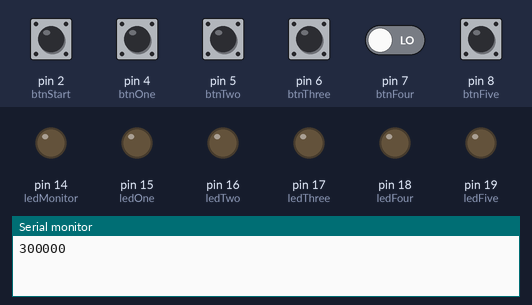
A sketch run on a simulated Arduino Uno, built with avr-gcc and run on an emulated ATmega328P. Shown: output pins drawn as LEDs (lit = HIGH), the last lines printed to the serial monitor. Dashed ring = blinking. The test bench sets the inputs (shaded band); at power-on: pin 2 (btnStart), pin 4 (btnOne), pin 5 (btnTwo), pin 6 (btnThree), pin 7 (btnFour), pin 8 (btnFive) LOW.

Above: at 1.5 s.
1.6 s: pin 2 (btnStart) pulled HIGH for 0.15 s
At 2.1 s:
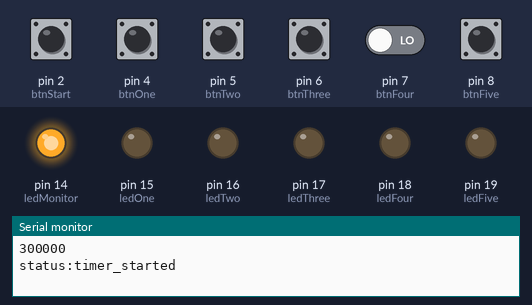
3.2 s: pin 5 (btnTwo) pulled HIGH for 0.15 s
At 4.4 s:
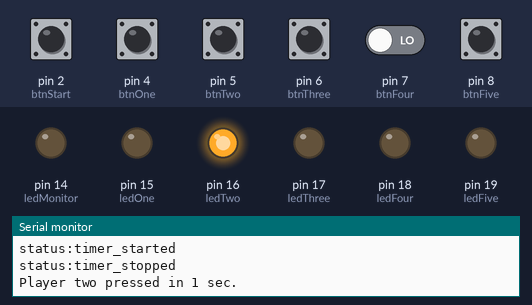
4.8 s: pin 2 (btnStart) pulled HIGH for 1 s
At 5.7 s:
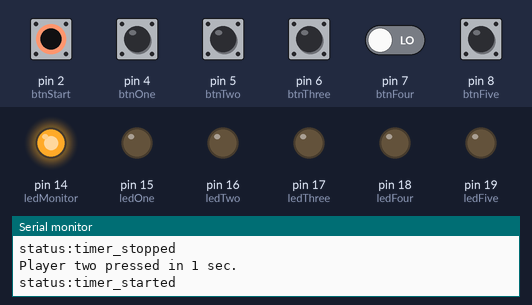
7.3 s: pin 6 (btnThree) pulled HIGH for 0.15 s
At 7.6 s:
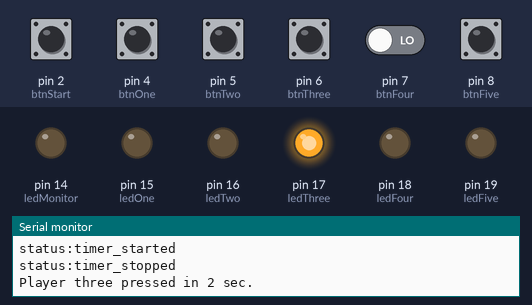
8.9 s: pin 2 (btnStart) driven HIGH and pin 7 (btnFour) driven HIGH
At 9.2 s:
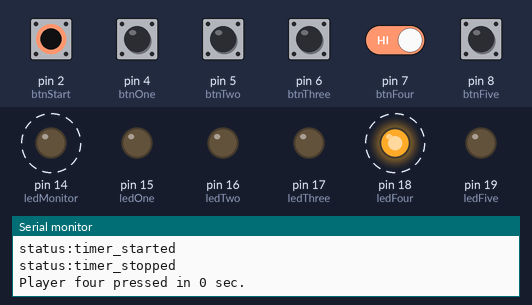
11.9 s: pin 4 (btnOne) pulled HIGH for 0.15 s
At 13.0 s:
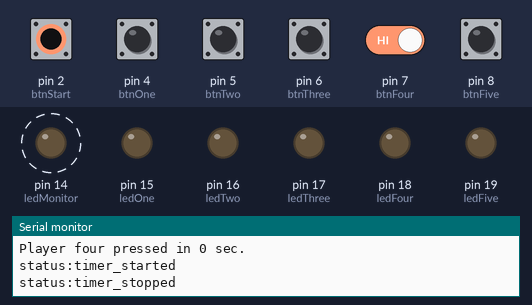
Timing chart, 0 to 16.0 s (numbered marks = the images above; inputs shaded):
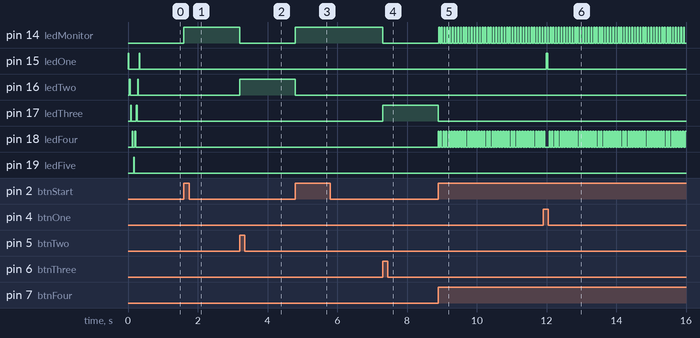

The sketch:

arduino-code.ino
```cpp
int ledOne = 15;   // LED1 connected to Analog Pin 1 (A1)
int ledTwo = 16;   // LED2 connected to Analog Pin 2 (A2)
int ledThree = 17; // LED3 connected to Analog Pin 3 (A3)
int ledFour = 18;  // LED4 connected to Analog Pin 4 (A4)
int ledFive = 19;  // LED5 connected to Analog Pin 5 (A5)

int ledMonitor = 14; // LEDSTART connected to Analog Pin 0 (A0)

int btnOne = 4;   // BUTTON1 connected to Digital Pin 4 (D4)
int btnTwo = 5;   // BUTTON2 connected to Digital Pin 5 (D5)
int btnThree = 6; // BUTTON3 connected to Digital Pin 6 (D6)
int btnFour = 7;  // BUTTON4 connected to Digital Pin 7 (D7)
int btnFive = 8;  // BUTTON5 connected to Digital Pin 8 (D8)

int btnStart = 2; // BUTTONSTART connected to Digital Pin 2 (D2)
int btnStop = 3;  // BUTTONSTOP connected to Digital Pin 3 (D3)

boolean timerStarted = false; // Timer Start flag

int delayForLED = 20;             // IN MSECS
unsigned long timeLimit = 300000; // IN MSECS
unsigned long previousMillis = 0;

void setup()
{
  Serial.begin(9600);

  // LED sequential lighting.
  analogWrite(ledOne, 255);
  delay(delayForLED);
  analogWrite(ledOne, 0);
  delay(delayForLED);
  analogWrite(ledTwo, 255);
  delay(delayForLED);
  analogWrite(ledTwo, 0);
  delay(delayForLED);
  analogWrite(ledThree, 255);
  delay(delayForLED);
  analogWrite(ledThree, 0);
  delay(delayForLED);
  analogWrite(ledFour, 255);
  delay(delayForLED);
  analogWrite(ledFour, 0);
  delay(delayForLED);
  analogWrite(ledFive, 255);
  delay(delayForLED);
  analogWrite(ledFive, 0);
  delay(delayForLED);
  analogWrite(ledFour, 255);
  delay(delayForLED);
  analogWrite(ledFour, 0);
  delay(delayForLED);
  analogWrite(ledThree, 255);
  delay(delayForLED);
  analogWrite(ledThree, 0);
  delay(delayForLED);
  analogWrite(ledTwo, 255);
  delay(delayForLED);
  analogWrite(ledTwo, 0);
  delay(delayForLED);
  analogWrite(ledOne, 255);
  delay(delayForLED);
  analogWrite(ledOne, 0);
  Serial.println(timeLimit);
}

void loop()
{

  if (digitalRead(btnStart) && !timerStarted)
  {
    startTimer();
    previousMillis = millis();
  }
  if (timerStarted)
  {
    if ((unsigned long)(millis() - previousMillis) < timeLimit)
    {

      checkButtons();
    }
    else
    {
      stopTimer();
      Serial.println("Time passed");
    }
  }
}

void checkButtons()
{
  if (digitalRead(btnOne))
  {
    stopTimer();
    analogWrite(ledOne, 255);
    Serial.print("Player one pressed in ");
    Serial.print((millis() - previousMillis) / 1000);
    Serial.println(" sec.");
  }
  else if (digitalRead(btnTwo))
  {
    stopTimer();
    analogWrite(ledTwo, 255);
    Serial.print("Player two pressed in ");
    Serial.print((millis() - previousMillis) / 1000);
    Serial.println(" sec.");
  }
  else if (digitalRead(btnThree))
  {
    stopTimer();
    analogWrite(ledThree, 255);
    Serial.print("Player three pressed in ");
    Serial.print((millis() - previousMillis) / 1000);
    Serial.println(" sec.");
  }
  else if (digitalRead(btnFour))
  {
    stopTimer();
    analogWrite(ledFour, 255);
    Serial.print("Player four pressed in ");
    Serial.print((millis() - previousMillis) / 1000);
    Serial.println(" sec.");
  }
  else if (digitalRead(btnFive))
  {
    stopTimer();
    analogWrite(ledFive, 255);
    Serial.print("Player five pressed in ");
    Serial.print((millis() - previousMillis) / 1000);
    Serial.println(" sec.");
  }
}

void startTimer()
{
  timerStarted = true;
  turnOffLights();
  analogWrite(ledMonitor, 255);
  Serial.println("status:timer_started");
}

void stopTimer()
{
  timerStarted = false;
  analogWrite(ledMonitor, 0);
  Serial.println("status:timer_stopped");
}

void turnOffLights()
{
  analogWrite(ledOne, 0);
  analogWrite(ledTwo, 0);
  analogWrite(ledThree, 0);
  analogWrite(ledFour, 0);
  analogWrite(ledFive, 0);
}
```

Measured:
- after the input at 1.6 s, pin 14 (ledMonitor): LOW → HIGH at once
- after the input at 3.2 s, pin 14 (ledMonitor): HIGH → LOW at once; pin 16 (ledTwo): LOW → HIGH at once
- after the input at 4.8 s, pin 14 (ledMonitor): LOW → HIGH at once; pin 16 (ledTwo): HIGH → LOW at once
- after the input at 7.3 s, pin 14 (ledMonitor): HIGH → LOW at once; pin 17 (ledThree): LOW → HIGH at once
- after the input at 8.9 s, pin 14 (ledMonitor): alternates HIGH for 0.02 s and LOW for 0.06 s, starting at once; pin 17 (ledThree): HIGH → LOW at once; pin 18 (ledFour): alternates HIGH for 0.03 s and LOW for 0.05 s, starting at once
- after the input at 11.9 s, pin 15 (ledOne): LOW → HIGH after 0.10 s, → LOW 0.03 s later
